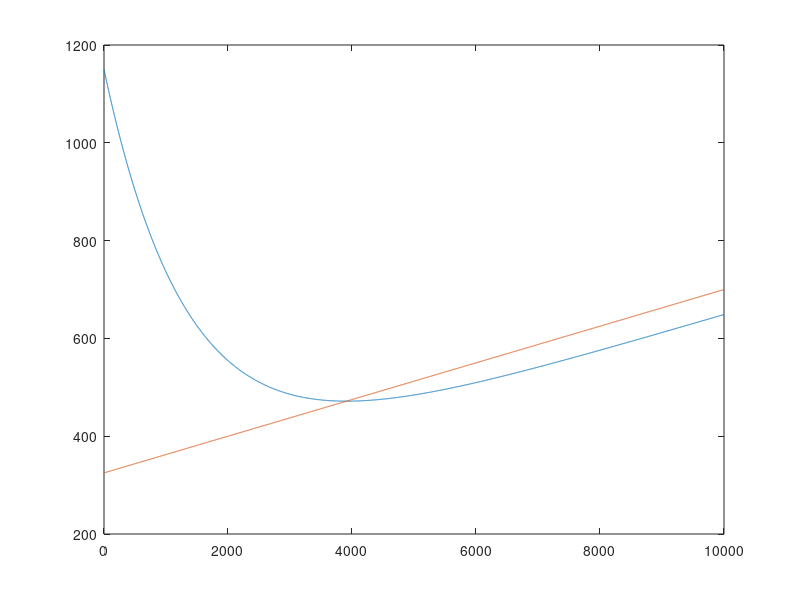

The MATLAB script that drew this image:
% Steel spheres with a diameter of 12 mm (conductivity = 40 W/m/K, density = 7800 kg/m³, and specific heat = 600 J/kg/K)
% are tempered by rapidly heating them to 1150 K and then cooling them slowly to a final temperature of 400 K
% in an environment with air, whose temperature T_air increases over time: T_air = 325 K + 0.0375 K/s × t,
% where t is the time elapsed since the beginning of the cooling process.
% Calculate numerically, using the implicit Euler scheme, the time evolution of the temperature of the spheres,
% assuming a heat transfer coefficient of 20 W/m²K and that the entire external surface of the spheres is in
% contact with the air.
% Perform a one-dimensional analysis to show the time evolution of the average temperature of the spheres and
% determine after how long it becomes equal to that of the air. Verify the obtained result using the forward Euler scheme.
% Finally, compare the obtained results with the zero-dimensional analysis conducted in Exercise 4 of Lab #7.

% Laib 9, exercise 5
% Simone Canevarolo
% S269893
% 30/12/2024

clear all
close all
clc

dd_tot = 12e-3; % m
dd = dd_tot/2;

kk = 40; % W/m/K
rovol = 7800; % kg/m^3
cp = 600; % J/kg/K

T0 = 1150; % K
Tend = 400; % K
hh = 20; % W/m^2/K

% Temperature of the air over time (t)
T_air = @(t) 325+0.0375*t;

dx = 1e-4; % m
xx = (0:dx:dd)';
Nx = length(xx);

dt = 1; % s
tt = (0:dt:10000);
Nt = length(tt);

Tm = T0*ones(Nx,1);
Tmedia = T0*ones(Nt,1);

aa = kk*dt/rovol/cp/dx^2;

for ii = 2:Nt

    sub_diag = -aa*ones(Nx,1);
    main_diag = (1+2*aa)*ones(Nx,1);
    sup_diag = sub_diag;
    
    Band = [[sub_diag(2:end);0], main_diag, [0;sup_diag(1:end-1)]];
    
    AA = spdiags(Band,-1:1,Nx,Nx);
    
    bb = Tm;

    Taria = T_air(ii);
    
    AA(1,1) = kk/dx+hh;
    AA(1,2) = -kk/dx;
    bb(1) = hh*Taria;
    
    AA(end,end-1) = -1;
    AA(end,end) = 1;
    bb(end) = 0;
    
    TT = AA\bb;
    
    Tmedia(ii) = mean(TT);
    
    Tm = TT;

end

figure(1)
plot(tt,Tmedia)
hold on
plot(tt,T_air(tt))
